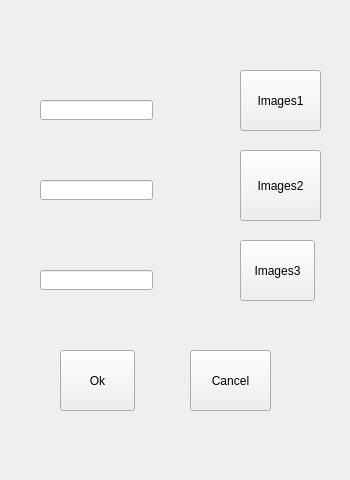
<?xml version="1.0" encoding="UTF-8"?>
<ui version="4.0">
 <class>MainWindow</class>
 <widget class="QMainWindow" name="MainWindow">
  <property name="geometry">
   <rect>
    <x>0</x>
    <y>0</y>
    <width>350</width>
    <height>480</height>
   </rect>
  </property>
  <property name="windowTitle">
   <string>MainWindow</string>
  </property>
  <widget class="QWidget" name="centralWidget">
   <widget class="QPushButton" name="btn1">
    <property name="geometry">
     <rect>
      <x>240</x>
      <y>70</y>
      <width>81</width>
      <height>61</height>
     </rect>
    </property>
    <property name="text">
     <string>Images1</string>
    </property>
   </widget>
   <widget class="QPushButton" name="btn2">
    <property name="geometry">
     <rect>
      <x>240</x>
      <y>150</y>
      <width>81</width>
      <height>71</height>
     </rect>
    </property>
    <property name="text">
     <string>Images2</string>
    </property>
   </widget>
   <widget class="QPushButton" name="btn3">
    <property name="geometry">
     <rect>
      <x>240</x>
      <y>240</y>
      <width>75</width>
      <height>61</height>
     </rect>
    </property>
    <property name="text">
     <string>Images3</string>
    </property>
   </widget>
   <widget class="QPushButton" name="btnOk">
    <property name="geometry">
     <rect>
      <x>60</x>
      <y>350</y>
      <width>75</width>
      <height>61</height>
     </rect>
    </property>
    <property name="text">
     <string>Ok</string>
    </property>
   </widget>
   <widget class="QPushButton" name="btnCancel">
    <property name="geometry">
     <rect>
      <x>190</x>
      <y>350</y>
      <width>81</width>
      <height>61</height>
     </rect>
    </property>
    <property name="text">
     <string>Cancel</string>
    </property>
   </widget>
   <widget class="QLineEdit" name="txtPath1">
    <property name="geometry">
     <rect>
      <x>40</x>
      <y>100</y>
      <width>113</width>
      <height>20</height>
     </rect>
    </property>
   </widget>
   <widget class="QLineEdit" name="txtPath2">
    <property name="geometry">
     <rect>
      <x>40</x>
      <y>180</y>
      <width>113</width>
      <height>20</height>
     </rect>
    </property>
   </widget>
   <widget class="QLineEdit" name="txtPath3">
    <property name="geometry">
     <rect>
      <x>40</x>
      <y>270</y>
      <width>113</width>
      <height>20</height>
     </rect>
    </property>
   </widget>
  </widget>
 </widget>
 <layoutdefault spacing="6" margin="11"/>
 <resources/>
 <connections/>
</ui>
